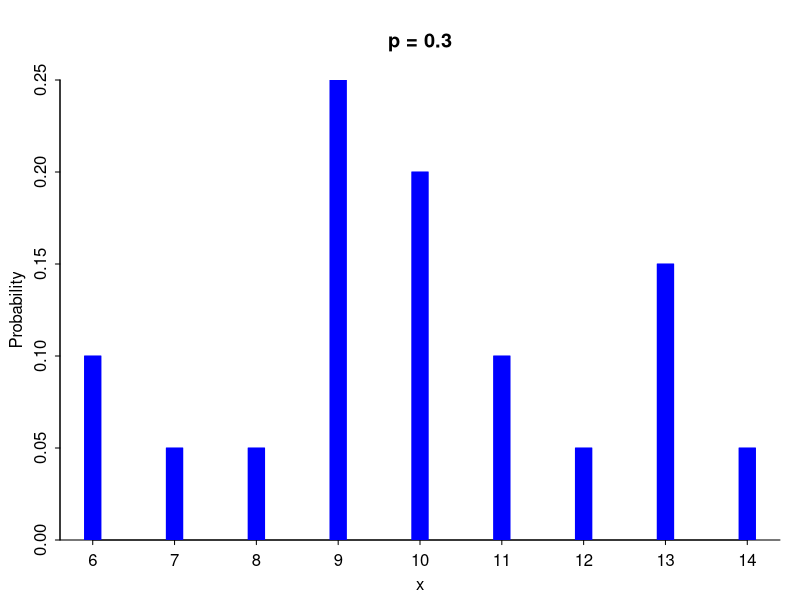
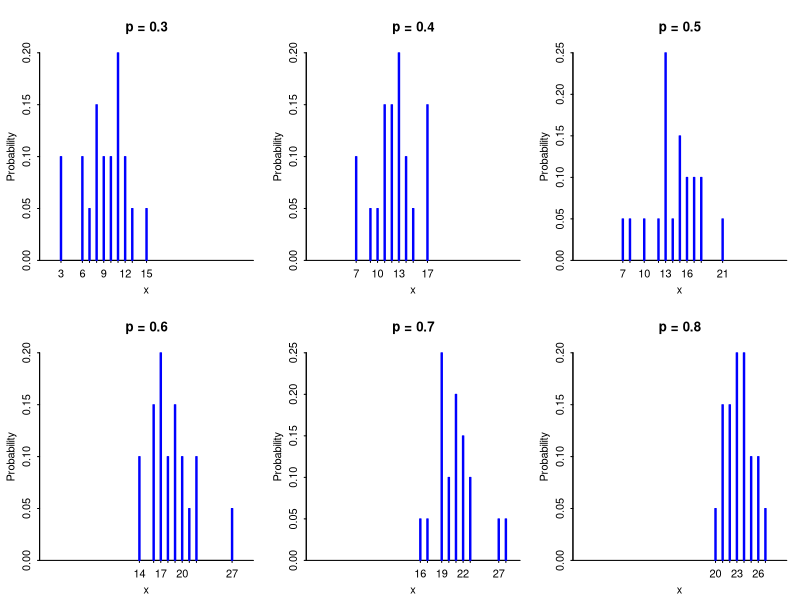
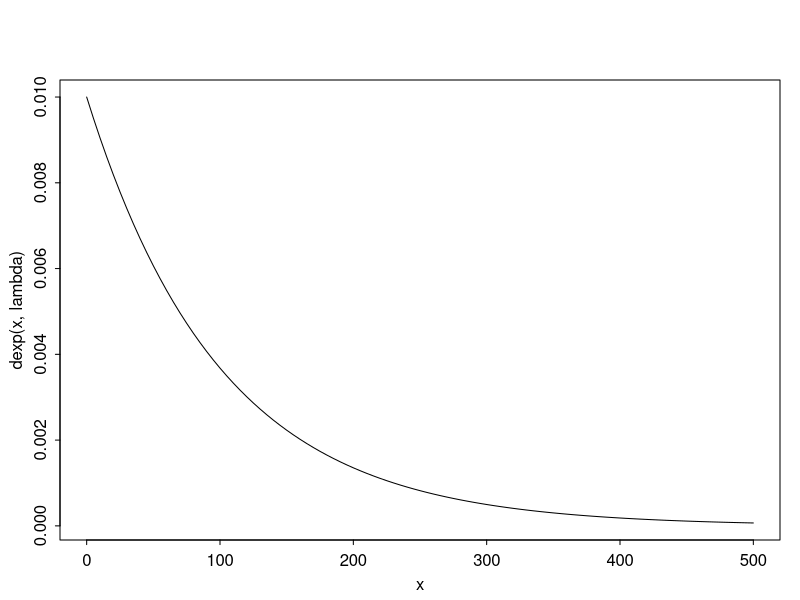

Source code (R) for these figures, in order:
# TASK 1
n = 30
p = 0.3
rbinom(1, n, p) # less than 30/2=15

p = 0.5
rbinom(1, n, p) # moved to the middle ~15

n = 30
p = 0.7
set.seed(42)
rbinom(1, n, p) # bigger number of successes

# TASK 2
library("arm")
n = 30
p = 0.3
nums = rbinom(20, n, p)
discrete.histogram(nums, freq=F, main=paste("p =", p)) # 'line graph'

par(mfrow=c(2, 3))
for(i in 0:5){
  discrete.histogram(rbinom(20, n, p+(0.1*i)), freq=F, main=paste("p =", p+0.1*i), xlim=c(0,30))
}

# TASK 3
# S - number of wells that are contaminated
# S~Bin(n,p)
# p - probability that well is contaminated
# n - sample size (5)
p = 0.3
n = 5
x = 0:5
prob = dbinom(x, n, p)
rbind(x, prob)
#a)
#P(S==3)
prob[x==3]
#b)
#P(S>=3)
sum(prob[x>=3])
#c)
#P(S<3)
sum(prob[x<3])
sum(prob[x<=2])

# TASK 4
# B denotes the number of bulbs which burn for at least 500 hours
# B~bin(n,p)
# n - sample size
# p - probability that a bulb will burn for at least 500 hours
n = 8
p = 0.9
B = 0:8

prob = dbinom(B, n, p)

#P(B==8)
prob[B==8]
#P(B==7)
prob[B==7]
#P(B>5)
sum(prob[B>5])
#E(B)
expect = sum(prob * B); expect
n * p
# SD(B)
variance = sum(B^2 * prob) - expect^2
std = sqrt(variance)
std

# TASK 5
# X - number of power cell failures
# X~exp(lamda)
lambda = 0.01
par(mfrow=c(1,1))
curve(dexp(x,lambda), xlim=c(0, 500))
#a) P(X>200) = 1-P(X<200) = 1-F(200) # < and <= don't matter as it's a continuous variable
1 - pexp(200, lambda)
#b) P(X<100)=F(100)
pexp(100, lambda)
#c) P(X<500)=F(500)
pexp(500, lambda)

# task 6 home
